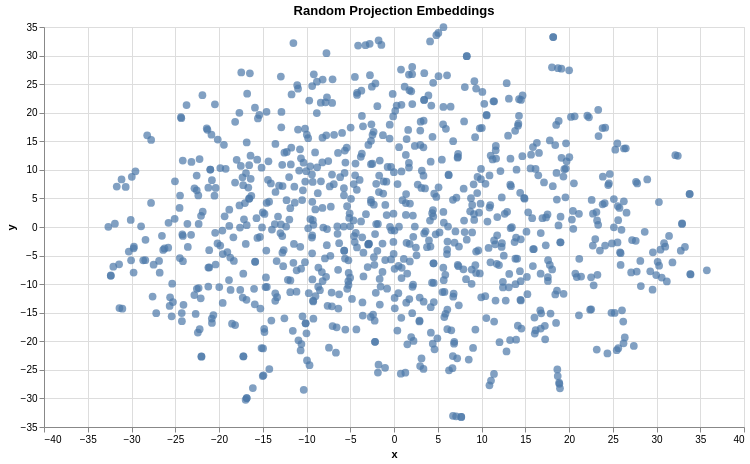

Express this chart as Vega-Lite.
### Vega-Lite specification from a JSON file in a GitHub repository (floating-point values rounded to 4 significant figures; data arrays with more than 128 entries replaced by an {"elided": "..."} marker saying what was removed)
{"config": {"view": {"continuousWidth": 400, "continuousHeight": 300}}, "data": {"name": "data-3bc2c94df1296ee4d88d8947d9e97195"}, "mark": {"type": "circle", "size": 60}, "encoding": {"tooltip": [{"type": "nominal", "field": "place"}, {"type": "nominal", "field": "country"}], "x": {"type": "quantitative", "field": "x"}, "y": {"type": "quantitative", "field": "y"}}, "height": 400, "title": "Random Projection Embeddings", "width": 700, "$schema": "https://vega.github.io/schema/vega-lite/v4.8.1.json", "datasets": {"data-3bc2c94df1296ee4d88d8947d9e97195": {"elided": "894 records"}}}
